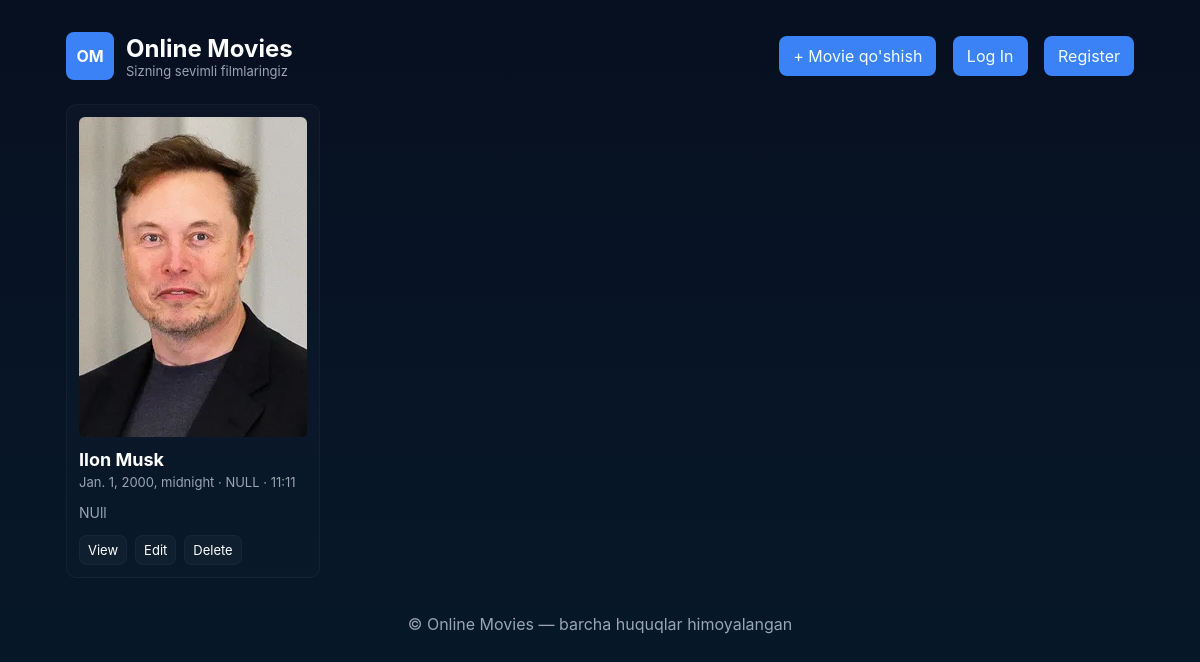
Before: / with the older database file.
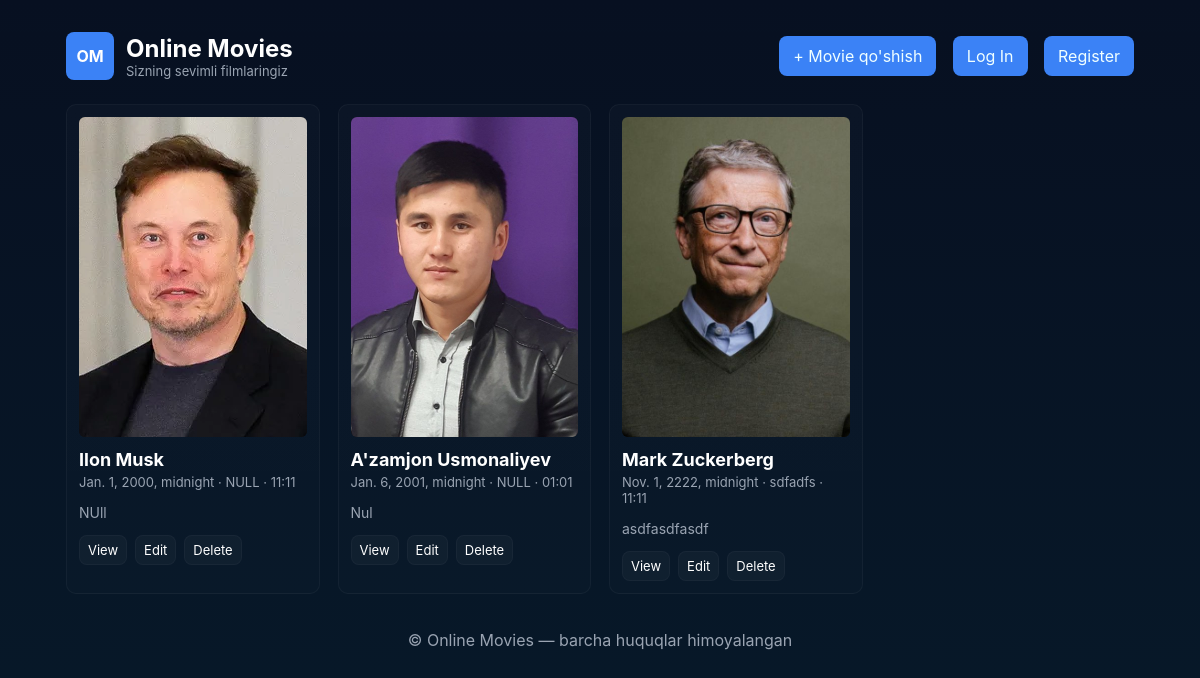
After: the same page with the newer database file.
### movie/models.py (models this page shows, shortened)
class Movie(models.Model):
    title = models.CharField(max_length=100)
    desc = models.TextField()
    genre = models.CharField()
    date = models.DateTimeField()
    image = models.FileField(upload_to="movie/",blank=True,null=True)
    author = models.CharField(max_length=100,blank=True,null=True)
    duration = models.CharField(max_length=10,blank=True,null=True)

### movie/views.py (the view, shortened to what this page needs)
# urls.py: path('',index,name='home'),
def index(request):
    context = {
        'data': Movie.objects.all()
              }
    return render(request,'index.html',context=context)

### movie/templates/index.html (shortened to what this page needs)
<!doctype html>
<html lang="uz">
<head>
    {% load static %}
<link rel="stylesheet" href="{% static 'style.css' %}">
</head>
<body>
<div class="container">
<div class="header">
<div class="brand">
<div class="logo">OM</div>
<div>
<h2 style="margin:0">Online Movies</h2>
<div style="color:var(--muted);font-size:13px">Sizning sevimli filmlaringiz</div>
</div>
</div>
<div class="nav">
<a class="button" style="color: azure;" href="{% url 'create' %}">+ Movie qo'shish</a>
<a class="button" style="color: azure;" href="{% url 'login' %}">Log In</a>
<a class="button" style="color: azure;" href="{% url 'register' %}">Register</a>
</div>
</div>
<div class="grid">
 {% for movie in data  %}
 <div class="card">
<img class="poster" src="{{movie.image.url}}" alt="Poster">
<h3>{{movie.title}}</h3>
<div class="meta">{{movie.date}} · {{movie.genre}} · {{movie.duration}}</div>
<p style="color:var(--muted);font-size:14px">{{movie.desc}}</p>
<div class="actions">
<a class="small-btn" href="{% url 'detail' movie.id %}">View</a>
<a class="small-btn" href="{% url 'update' movie.id %}">Edit</a>
<a class="small-btn" href="{% url 'delete' movie.id %}">Delete</a>
</div>
</div>
 {% empty %}
 <h1 style="font-size: large; color: red;">Sizda Kinolar Yoq </h1>
 {% endfor %}
</div>
<div class="footer">© Online Movies — barcha huquqlar himoyalangan</div>
</div>
</body>
</html>

### movie/static/style.css (style rules this page uses)
:root { --bg: #0f1724; --card: #0b1220; --accent: #3b82f6; --muted: #9aa4b2; --white: #ffffff; }
* { box-sizing:border-box }
html,body { height:100%;margin:0;font-family:Inter, ui-sans-serif, system-ui, -apple-system, 'Segoe UI', Roboto, 'Helvetica Neue', Arial;background:linear-gradient(180deg,#071021 0%, #071a2a 100%);color:var(--white) }
.container { max-width:1100px;margin:32px auto;padding:0 16px }
.header { display:flex;align-items:center;justify-content:space-between;margin-bottom:24px }
.brand { display:flex;gap:12px;align-items:center }
.brand .logo { width:48px;height:48px;border-radius:8px;background:var(--accent);display:flex;align-items:center;justify-content:center;font-weight:700 }
.nav a { color:var(--muted);text-decoration:none;margin-left:12px }
.button { background:var(--accent);color:var(--white);padding:10px 14px;border-radius:8px;text-decoration:none;display:inline-block }
.grid { display:grid;grid-template-columns:repeat(auto-fill,minmax(220px,1fr));gap:18px }
.card { background:linear-gradient(180deg, rgba(255,255,255,0.02), rgba(255,255,255,0.01));border:1px solid rgba(255,255,255,0.04);padding:12px;border-radius:10px;overflow:hidden }
.poster { width:100%;height:320px;object-fit:cover;border-radius:6px;background:#111 }
.card h3 { margin:8px 0 4px;font-size:18px }
.meta { color:var(--muted);font-size:13px }
.actions { margin-top:10px;display:flex;gap:8px }
.small-btn { padding:6px 8px;border-radius:8px;background:rgba(255,255,255,0.03);border:1px solid rgba(255,255,255,0.03);text-decoration:none;color:var(--white);font-size:13px }
.footer { margin-top:36px;color:var(--muted);text-align:center }

Changed rows visible on the page:
added Movie: image (picture), title "A'zamjon Usmonaliyev", date "Jan. 6, 2001, midnight", genre "NULL", duration "01:01", desc "Nul"
added Movie: image (picture), title "Mark Zuckerberg", date "Nov. 1, 2222, midnight", genre "sdfadfs", duration "11:11", desc "asdfasdfasdf"
